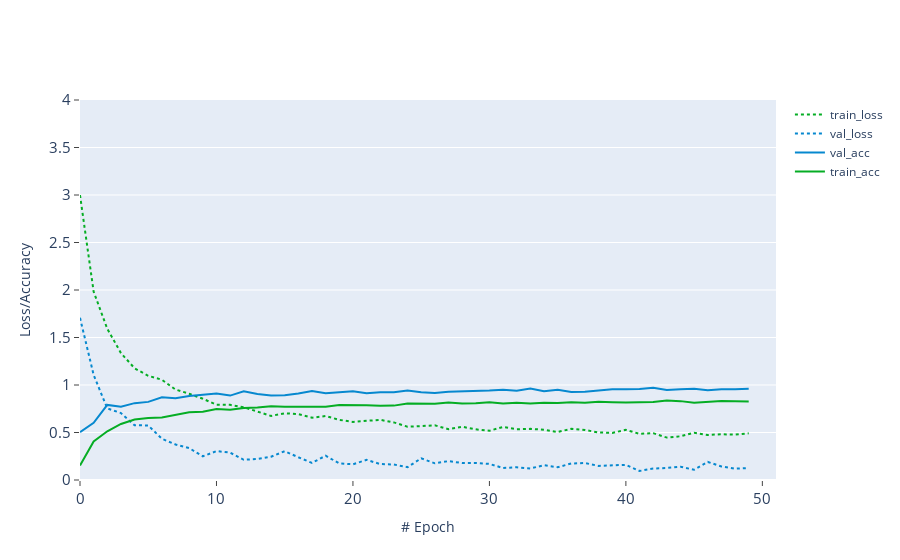

Notebook code cell kept with this figure:
### Code cell
fig = go.Figure()

fig.add_trace(go.Scatter(x = H.index,
                         y = H['train_loss'],
                         name = 'train_loss',
                         mode = 'lines',
                         line = dict(dash='dot'),
                         marker =  dict(color = '#05ad24')))

fig.add_trace(go.Scatter(y = H['val_loss'],
                         x = H.index,
                         name = 'val_loss',
                         mode = 'lines',
                         line = dict(dash='dot'),
                         marker =  dict(color = '#0688cf')))

fig.add_trace(go.Scatter(y = H['val_acc'],
                         x = H.index,
                         name = 'val_acc',
                         mode = 'lines',
                         marker =  dict(color = '#0688cf')))

fig.add_trace(go.Scatter(y = H['train_acc'],
                         x = H.index,
                         name = 'train_acc',
                         mode = 'lines',
                         marker =  dict(color = '#05ad24')))

fig.update_xaxes(title = '# Epoch',
        range = [0,51],
        tickfont = dict(size=15),
        tickmode = 'array',
        showline = False,
        showgrid = False,
        ticks = 'outside')

fig.update_yaxes(title = 'Loss/Accuracy',
        range = [0,4],
        tickfont = dict(size=15),
        tickmode = 'array',
        showline = True,
        showgrid = True,
        ticks = 'outside')

### Figure 1 — Plotly figure (JSON) as saved in the notebook; plotly's stock layout.template omitted (floating-point values rounded to 4 significant figures)
{"data": [{"line": {"dash": "dot"}, "marker": {"color": "#05ad24"}, "mode": "lines", "name": "train_loss", "type": "scatter", "x": [0, 1, 2, 3, 4, 5, 6, 7, 8, 9, 10, 11, 12, 13, 14, 15, 16, 17, 18, 19, 20, 21, 22, 23, 24, 25, 26, 27, 28, 29, 30, 31, 32, 33, 34, 35, 36, 37, 38, 39, 40, 41, 42, 43, 44, 45, 46, 47, 48, 49], "y": [2.999, 1.982, 1.592, 1.336, 1.176, 1.097, 1.056, 0.9524, 0.9082, 0.8552, 0.7923, 0.791, 0.766, 0.7206, 0.6746, 0.7024, 0.693, 0.6558, 0.6737, 0.6333, 0.6112, 0.623, 0.6331, 0.6061, 0.5614, 0.5671, 0.5755, 0.5351, 0.5604, 0.5333, 0.5185, 0.558, 0.5345, 0.5383, 0.5295, 0.5056, 0.5385, 0.5264, 0.5003, 0.4959, 0.5278, 0.486, 0.493, 0.4466, 0.4603, 0.4979, 0.474, 0.4813, 0.4772, 0.4913]}, {"line": {"dash": "dot"}, "marker": {"color": "#0688cf"}, "mode": "lines", "name": "val_loss", "type": "scatter", "x": [0, 1, 2, 3, 4, 5, 6, 7, 8, 9, 10, 11, 12, 13, 14, 15, 16, 17, 18, 19, 20, 21, 22, 23, 24, 25, 26, 27, 28, 29, 30, 31, 32, 33, 34, 35, 36, 37, 38, 39, 40, 41, 42, 43, 44, 45, 46, 47, 48, 49], "y": [1.707, 1.105, 0.7535, 0.705, 0.5761, 0.5744, 0.4341, 0.3739, 0.3361, 0.2496, 0.3041, 0.2881, 0.2127, 0.221, 0.245, 0.3034, 0.2392, 0.1798, 0.2557, 0.1741, 0.1655, 0.2118, 0.1678, 0.1629, 0.1349, 0.2284, 0.1756, 0.1985, 0.1791, 0.1799, 0.1694, 0.1262, 0.1341, 0.1211, 0.1553, 0.1341, 0.1738, 0.1788, 0.1482, 0.157, 0.1596, 0.09503, 0.1206, 0.1265, 0.1396, 0.1077, 0.1902, 0.1425, 0.1188, 0.1264]}, {"marker": {"color": "#0688cf"}, "mode": "lines", "name": "val_acc", "type": "scatter", "x": [0, 1, 2, 3, 4, 5, 6, 7, 8, 9, 10, 11, 12, 13, 14, 15, 16, 17, 18, 19, 20, 21, 22, 23, 24, 25, 26, 27, 28, 29, 30, 31, 32, 33, 34, 35, 36, 37, 38, 39, 40, 41, 42, 43, 44, 45, 46, 47, 48, 49], "y": [0.504, 0.6021, 0.7905, 0.7719, 0.809, 0.8223, 0.87, 0.8594, 0.8833, 0.8966, 0.9098, 0.8886, 0.9337, 0.9045, 0.8886, 0.8912, 0.9098, 0.9363, 0.9125, 0.9231, 0.9337, 0.9125, 0.9231, 0.9231, 0.9416, 0.9231, 0.9151, 0.9284, 0.931, 0.939, 0.9416, 0.9496, 0.939, 0.9629, 0.9337, 0.9496, 0.9257, 0.9284, 0.9443, 0.9549, 0.9549, 0.9576, 0.9708, 0.9469, 0.9549, 0.9602, 0.9443, 0.9549, 0.9549, 0.9602]}, {"marker": {"color": "#05ad24"}, "mode": "lines", "name": "train_acc", "type": "scatter", "x": [0, 1, 2, 3, 4, 5, 6, 7, 8, 9, 10, 11, 12, 13, 14, 15, 16, 17, 18, 19, 20, 21, 22, 23, 24, 25, 26, 27, 28, 29, 30, 31, 32, 33, 34, 35, 36, 37, 38, 39, 40, 41, 42, 43, 44, 45, 46, 47, 48, 49], "y": [0.1515, 0.4065, 0.5131, 0.5898, 0.6375, 0.6529, 0.659, 0.6894, 0.7138, 0.7175, 0.7465, 0.7385, 0.7572, 0.7624, 0.776, 0.7717, 0.7694, 0.7717, 0.7722, 0.7905, 0.7914, 0.7877, 0.7806, 0.783, 0.8059, 0.804, 0.8031, 0.8167, 0.804, 0.8082, 0.8171, 0.8059, 0.8124, 0.8054, 0.8138, 0.8106, 0.8195, 0.812, 0.8227, 0.8195, 0.8148, 0.819, 0.8209, 0.8363, 0.8302, 0.8138, 0.8255, 0.8312, 0.8283, 0.8255]}], "layout": {"autosize": true, "xaxis": {"range": [0, 51], "showgrid": false, "showline": false, "tickfont": {"size": 15}, "tickmode": "array", "ticks": "outside", "title": {"text": "# Epoch"}, "type": "linear"}, "yaxis": {"range": [0, 4], "showgrid": true, "showline": true, "tickfont": {"size": 15}, "tickmode": "array", "ticks": "outside", "title": {"text": "Loss/Accuracy"}, "type": "linear"}}}
